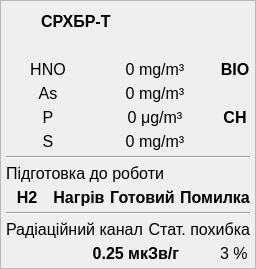
           <widget class="QFrame" name="frameSR">
            <property name="frameShape">
             <enum>QFrame::StyledPanel</enum>
            </property>
            <property name="frameShadow">
             <enum>QFrame::Raised</enum>
            </property>
            <layout class="QVBoxLayout" name="verticalLayout_20">
             <property name="spacing">
              <number>0</number>
             </property>
             <property name="leftMargin">
              <number>0</number>
             </property>
             <property name="topMargin">
              <number>0</number>
             </property>
             <property name="rightMargin">
              <number>0</number>
             </property>
             <property name="bottomMargin">
              <number>0</number>
             </property>
             <item>
              <layout class="QGridLayout" name="gridLayout_3" rowstretch="0,0,0,0,0,0,0,0,0,0,0,0">
               <property name="sizeConstraint">
                <enum>QLayout::SetDefaultConstraint</enum>
               </property>
               <property name="leftMargin">
                <number>5</number>
               </property>
               <property name="topMargin">
                <number>5</number>
               </property>
               <property name="rightMargin">
                <number>5</number>
               </property>
               <property name="bottomMargin">
                <number>5</number>
               </property>
               <property name="spacing">
                <number>5</number>
               </property>
               <item row="6" column="0" colspan="6">
                <widget class="Line" name="line_13">
                 <property name="sizePolicy">
                  <sizepolicy hsizetype="Expanding" vsizetype="Fixed">
                   <horstretch>0</horstretch>
                   <verstretch>0</verstretch>
                  </sizepolicy>
                 </property>
                 <property name="orientation">
                  <enum>Qt::Horizontal</enum>
                 </property>
                </widget>
               </item>
               <item row="11" column="0" colspan="4">
                <widget class="QLabel" name="labelSRDer">
                 <property name="font">
                  <font>
                   <pointsize>12</pointsize>
                   <italic>false</italic>
                   <bold>true</bold>
                   <strikeout>false</strikeout>
                   <kerning>true</kerning>
                  </font>
                 </property>
                 <property name="text">
                  <string>0.25 мкЗв/г</string>
                 </property>
                 <property name="textFormat">
                  <enum>Qt::RichText</enum>
                 </property>
                 <property name="alignment">
                  <set>Qt::AlignRight|Qt::AlignTrailing|Qt::AlignVCenter</set>
                 </property>
                </widget>
               </item>
               <item row="4" column="0" colspan="2">
                <widget class="QLabel" name="label_16">
                 <property name="font">
                  <font>
                   <pointsize>12</pointsize>
                   <italic>false</italic>
                   <bold>false</bold>
                   <strikeout>false</strikeout>
                   <kerning>true</kerning>
                  </font>
                 </property>
                 <property name="text">
                  <string>P</string>
                 </property>
                 <property name="alignment">
                  <set>Qt::AlignCenter</set>
                 </property>
                </widget>
               </item>
               <item row="3" column="0" colspan="2">
                <widget class="QLabel" name="label_14">
                 <property name="font">
                  <font>
                   <pointsize>12</pointsize>
                   <italic>false</italic>
                   <bold>false</bold>
                   <strikeout>false</strikeout>
                   <kerning>true</kerning>
                  </font>
                 </property>
                 <property name="text">
                  <string>As</string>
                 </property>
                 <property name="alignment">
                  <set>Qt::AlignCenter</set>
                 </property>
                </widget>
               </item>
               <item row="10" column="3" colspan="3">
                <widget class="QLabel" name="label_60">
                 <property name="font">
                  <font>
                   <pointsize>12</pointsize>
                   <italic>false</italic>
                   <bold>false</bold>
                  </font>
                 </property>
                 <property name="text">
                  <string>Стат. похибка</string>
                 </property>
                 <property name="alignment">
                  <set>Qt::AlignRight|Qt::AlignTrailing|Qt::AlignVCenter</set>
                 </property>
                </widget>
               </item>
               <item row="2" column="0" colspan="2">
                <widget class="QLabel" name="label_13">
                 <property name="font">
                  <font>
                   <pointsize>12</pointsize>
                   <italic>false</italic>
                   <bold>false</bold>
                   <strikeout>false</strikeout>
                   <kerning>true</kerning>
                  </font>
                 </property>
                 <property name="text">
                  <string>HNO</string>
                 </property>
                 <property name="alignment">
                  <set>Qt::AlignCenter</set>
                 </property>
                </widget>
               </item>
               <item row="7" column="0" colspan="6">
                <widget class="QLabel" name="label_36">
                 <property name="font">
                  <font>
                   <pointsize>12</pointsize>
                   <italic>false</italic>
                   <bold>false</bold>
                  </font>
                 </property>
                 <property name="text">
                  <string>Підготовка до роботи</string>
                 </property>
                </widget>
               </item>
               <item row="2" column="2" colspan="3">
                <widget class="QLabel" name="labelHNOConcentr">
                 <property name="font">
                  <font>
                   <pointsize>12</pointsize>
                   <italic>false</italic>
                   <bold>false</bold>
                  </font>
                 </property>
                 <property name="text">
                  <string>0 mg/m³</string>
                 </property>
                 <property name="alignment">
                  <set>Qt::AlignCenter</set>
                 </property>
                </widget>
               </item>
               <item row="1" column="0" colspan="6">
                <widget class="QWidget" name="widget_7" native="true">
                 <layout class="QHBoxLayout" name="horizontalLayout_11">
                  <property name="spacing">
                   <number>5</number>
                  </property>
                  <property name="leftMargin">
                   <number>0</number>
                  </property>
                  <property name="topMargin">
                   <number>0</number>
                  </property>
                  <property name="rightMargin">
                   <number>0</number>
                  </property>
                  <property name="bottomMargin">
                   <number>0</number>
                  </property>
                  <item>
                   <widget class="QLabel" name="labelSRAtomicExplosionIcon">
                    <property name="enabled">
                     <bool>false</bool>
                    </property>
                    <property name="sizePolicy">
                     <sizepolicy hsizetype="Preferred" vsizetype="Preferred">
                      <horstretch>0</horstretch>
                      <verstretch>0</verstretch>
                     </sizepolicy>
                    </property>
                    <property name="maximumSize">
                     <size>
                      <width>96</width>
                      <height>96</height>
                     </size>
                    </property>
                    <property name="font">
                     <font>
                      <pointsize>8</pointsize>
                      <italic>false</italic>
                      <bold>false</bold>
                      <strikeout>false</strikeout>
                      <kerning>true</kerning>
                     </font>
                    </property>
                    <property name="text">
                     <string/>
                    </property>
                    <property name="pixmap">
                     <pixmap>:/images/Atom-3.png</pixmap>
                    </property>
                    <property name="scaledContents">
                     <bool>true</bool>
                    </property>
                    <property name="alignment">
                     <set>Qt::AlignCenter</set>
                    </property>
                    <property name="wordWrap">
                     <bool>false</bool>
                    </property>
                   </widget>
                  </item>
                  <item>
                   <widget class="QLabel" name="labelSRRadiatonHazardIcon">
                    <property name="enabled">
                     <bool>false</bool>
                    </property>
                    <property name="sizePolicy">
                     <sizepolicy hsizetype="Preferred" vsizetype="Preferred">
                      <horstretch>0</horstretch>
                      <verstretch>0</verstretch>
                     </sizepolicy>
                    </property>
                    <property name="maximumSize">
                     <size>
                      <width>96</width>
                      <height>96</height>
                     </size>
                    </property>
                    <property name="text">
                     <string/>
                    </property>
                    <property name="textFormat">
                     <enum>Qt::AutoText</enum>
                    </property>
                    <property name="pixmap">
                     <pixmap>:/images/Radiation_on_.png</pixmap>
                    </property>
                    <property name="scaledContents">
                     <bool>true</bool>
                    </property>
                    <property name="alignment">
                     <set>Qt::AlignCenter</set>
                    </property>
                   </widget>
                  </item>
                  <item>
                   <widget class="QLabel" name="labelSRBioligicalIcon">
                    <property name="enabled">
                     <bool>false</bool>
                    </property>
                    <property name="maximumSize">
                     <size>
                      <width>96</width>
                      <height>96</height>
                     </size>
                    </property>
                    <property name="text">
                     <string/>
                    </property>
                    <property name="textFormat">
                     <enum>Qt::AutoText</enum>
                    </property>
                    <property name="pixmap">
                     <pixmap>:/images/biohazard_on.png</pixmap>
                    </property>
                    <property name="scaledContents">
                     <bool>true</bool>
                    </property>
                    <property name="alignment">
                     <set>Qt::AlignCenter</set>
                    </property>
                   </widget>
                  </item>
                  <item>
                   <widget class="QLabel" name="labelSRPoisonIcon">
                    <property name="enabled">
                     <bool>false</bool>
                    </property>
                    <property name="maximumSize">
                     <size>
                      <width>96</width>
                      <height>96</height>
                     </size>
                    </property>
                    <property name="text">
                     <string/>
                    </property>
                    <property name="textFormat">
                     <enum>Qt::AutoText</enum>
                    </property>
                    <property name="pixmap">
                     <pixmap>:/images/Hazard_on.png</pixmap>
                    </property>
                    <property name="scaledContents">
                     <bool>true</bool>
                    </property>
                    <property name="alignment">
                     <set>Qt::AlignCenter</set>
                    </property>
                   </widget>
                  </item>
                 </layout>
                </widget>
               </item>
               <item row="11" column="5">
                <widget class="QLabel" name="labelSRDerStat">
                 <property name="font">
                  <font>
                   <pointsize>12</pointsize>
                   <italic>false</italic>
                   <bold>false</bold>
                   <strikeout>false</strikeout>
                   <kerning>true</kerning>
                  </font>
                 </property>
                 <property name="text">
                  <string>3 %</string>
                 </property>
                </widget>
               </item>
               <item row="0" column="1" colspan="3">
                <widget class="QLabel" name="labelSRName">
                 <property name="font">
                  <font>
                   <pointsize>12</pointsize>
                   <italic>false</italic>
                   <bold>true</bold>
                   <strikeout>false</strikeout>
                   <kerning>true</kerning>
                  </font>
                 </property>
                 <property name="text">
                  <string>СРХБР-Т</string>
                 </property>
                 <property name="alignment">
                  <set>Qt::AlignLeading|Qt::AlignLeft|Qt::AlignVCenter</set>
                 </property>
                </widget>
               </item>
               <item row="5" column="0" colspan="2">
                <widget class="QLabel" name="label_15">
                 <property name="font">
                  <font>
                   <pointsize>12</pointsize>
                   <italic>false</italic>
                   <bold>false</bold>
                   <strikeout>false</strikeout>
                   <kerning>true</kerning>
                  </font>
                 </property>
                 <property name="text">
                  <string>S</string>
                 </property>
                 <property name="alignment">
                  <set>Qt::AlignCenter</set>
                 </property>
                </widget>
               </item>
               <item row="9" column="0" colspan="6">
                <widget class="Line" name="line_12">
                 <property name="sizePolicy">
                  <sizepolicy hsizetype="Expanding" vsizetype="Fixed">
                   <horstretch>0</horstretch>
                   <verstretch>0</verstretch>
                  </sizepolicy>
                 </property>
                 <property name="orientation">
                  <enum>Qt::Horizontal</enum>
                 </property>
                </widget>
               </item>
               <item row="10" column="0" colspan="3">
                <widget class="QLabel" name="label_55">
                 <property name="font">
                  <font>
                   <pointsize>12</pointsize>
                   <italic>false</italic>
                   <bold>false</bold>
                   <strikeout>false</strikeout>
                   <kerning>true</kerning>
                  </font>
                 </property>
                 <property name="text">
                  <string>Радіацiйний канал</string>
                 </property>
                 <property name="alignment">
                  <set>Qt::AlignLeading|Qt::AlignLeft|Qt::AlignVCenter</set>
                 </property>
                </widget>
               </item>
               <item row="3" column="2" colspan="3">
                <widget class="QLabel" name="labelASConcentr">
                 <property name="font">
                  <font>
                   <pointsize>12</pointsize>
                   <italic>false</italic>
                   <bold>false</bold>
                  </font>
                 </property>
                 <property name="text">
                  <string>0 mg/m³</string>
                 </property>
                 <property name="alignment">
                  <set>Qt::AlignCenter</set>
                 </property>
                </widget>
               </item>
               <item row="0" column="0">
                <widget class="QLabel" name="label_11">
                 <property name="minimumSize">
                  <size>
                   <width>30</width>
                   <height>30</height>
                  </size>
                 </property>
                 <property name="maximumSize">
                  <size>
                   <width>30</width>
                   <height>30</height>
                  </size>
                 </property>
                 <property name="text">
                  <string/>
                 </property>
                 <property name="pixmap">
                  <pixmap>:/images/toxic_on.png</pixmap>
                 </property>
                 <property name="scaledContents">
                  <bool>true</bool>
                 </property>
                </widget>
               </item>
               <item row="8" column="0" colspan="6">
                <layout class="QHBoxLayout" name="horizontalLayout_10">
                 <item>
                  <widget class="QLabel" name="labelSRH2LED">
                   <property name="minimumSize">
                    <size>
                     <width>30</width>
                     <height>0</height>
                    </size>
                   </property>
                   <property name="font">
                    <font>
                     <pointsize>12</pointsize>
                     <italic>false</italic>
                     <bold>true</bold>
                     <stylestrategy>PreferAntialias</stylestrategy>
                    </font>
                   </property>
                   <property name="text">
                    <string>H2</string>
                   </property>
                   <property name="scaledContents">
                    <bool>true</bool>
                   </property>
                   <property name="alignment">
                    <set>Qt::AlignCenter</set>
                   </property>
                   <property name="wordWrap">
                    <bool>false</bool>
                   </property>
                   <property name="margin">
                    <number>0</number>
                   </property>
                  </widget>
                 </item>
                 <item>
                  <widget class="QLabel" name="labelSRHeatLED">
                   <property name="font">
                    <font>
                     <pointsize>12</pointsize>
                     <italic>false</italic>
                     <bold>true</bold>
                     <stylestrategy>PreferAntialias</stylestrategy>
                    </font>
                   </property>
                   <property name="text">
                    <string>Нагрів</string>
                   </property>
                   <property name="scaledContents">
                    <bool>true</bool>
                   </property>
                   <property name="alignment">
                    <set>Qt::AlignCenter</set>
                   </property>
                   <property name="wordWrap">
                    <bool>false</bool>
                   </property>
                   <property name="margin">
                    <number>0</number>
                   </property>
                  </widget>
                 </item>
                 <item>
                  <widget class="QLabel" name="labelSRReadyLED">
                   <property name="font">
                    <font>
                     <pointsize>12</pointsize>
                     <italic>false</italic>
                     <bold>true</bold>
                     <stylestrategy>PreferAntialias</stylestrategy>
                    </font>
                   </property>
                   <property name="text">
                    <string>Готовий</string>
                   </property>
                   <property name="scaledContents">
                    <bool>true</bool>
                   </property>
                   <property name="alignment">
                    <set>Qt::AlignCenter</set>
                   </property>
                   <property name="wordWrap">
                    <bool>false</bool>
                   </property>
                   <property name="margin">
                    <number>0</number>
                   </property>
                  </widget>
                 </item>
                 <item>
                  <widget class="QLabel" name="labelSRErrorLED">
                   <property name="font">
                    <font>
                     <pointsize>12</pointsize>
                     <italic>false</italic>
                     <bold>true</bold>
                     <stylestrategy>PreferAntialias</stylestrategy>
                    </font>
                   </property>
                   <property name="layoutDirection">
                    <enum>Qt::LeftToRight</enum>
                   </property>
                   <property name="text">
                    <string>Помилка</string>
                   </property>
                   <property name="scaledContents">
                    <bool>true</bool>
                   </property>
                   <property name="alignment">
                    <set>Qt::AlignCenter</set>
                   </property>
                   <property name="wordWrap">
                    <bool>false</bool>
                   </property>
                   <property name="margin">
                    <number>0</number>
                   </property>
                  </widget>
                 </item>
                </layout>
               </item>
               <item row="4" column="2" colspan="3">
                <widget class="QLabel" name="labelPConcentr">
                 <property name="font">
                  <font>
                   <pointsize>12</pointsize>
                   <italic>false</italic>
                   <bold>false</bold>
                  </font>
                 </property>
                 <property name="text">
                  <string>0 μg/m³</string>
                 </property>
                 <property name="alignment">
                  <set>Qt::AlignCenter</set>
                 </property>
                </widget>
               </item>
               <item row="5" column="2" colspan="3">
                <widget class="QLabel" name="labelSConcentr">
                 <property name="font">
                  <font>
                   <pointsize>12</pointsize>
                   <italic>false</italic>
                   <bold>false</bold>
                  </font>
                 </property>
                 <property name="text">
                  <string>0 mg/m³</string>
                 </property>
                 <property name="alignment">
                  <set>Qt::AlignCenter</set>
                 </property>
                </widget>
               </item>
               <item row="2" column="5">
                <widget class="QLabel" name="labelSRBioLED">
                 <property name="maximumSize">
                  <size>
                   <width>30</width>
                   <height>40</height>
                  </size>
                 </property>
                 <property name="font">
                  <font>
                   <pointsize>12</pointsize>
                   <italic>false</italic>
                   <bold>true</bold>
                   <stylestrategy>PreferAntialias</stylestrategy>
                  </font>
                 </property>
                 <property name="text">
                  <string>BIO</string>
                 </property>
                 <property name="scaledContents">
                  <bool>true</bool>
                 </property>
                 <property name="alignment">
                  <set>Qt::AlignCenter</set>
                 </property>
                </widget>
               </item>
               <item row="4" column="5">
                <widget class="QLabel" name="labelSRCHLED">
                 <property name="maximumSize">
                  <size>
                   <width>30</width>
                   <height>40</height>
                  </size>
                 </property>
                 <property name="font">
                  <font>
                   <pointsize>12</pointsize>
                   <italic>false</italic>
                   <bold>true</bold>
                   <stylestrategy>PreferAntialias</stylestrategy>
                  </font>
                 </property>
                 <property name="text">
                  <string>CH</string>
                 </property>
                 <property name="scaledContents">
                  <bool>true</bool>
                 </property>
                 <property name="alignment">
                  <set>Qt::AlignCenter</set>
                 </property>
                </widget>
               </item>
              </layout>
             </item>
            </layout>
           </widget>
